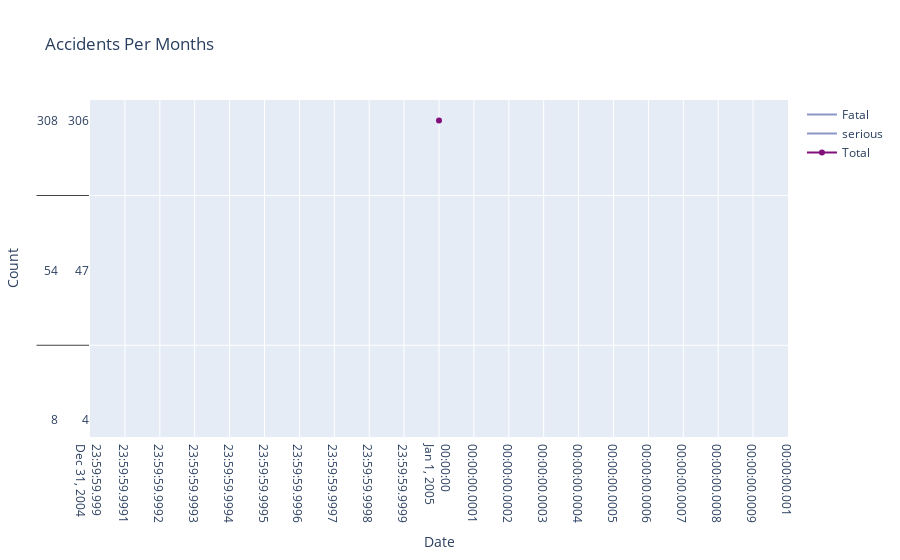

Here is the notebook cell this chart was saved with:
### Code cell
fig = go.Figure(data=[trace_1,trace_2, trace_3, trace_4], layout=layout)
fig.iplot(fig, filename='Accidents_Per_Months')

### Figure 1 — Plotly figure (JSON) as saved in the notebook; plotly's stock layout.template omitted (floating-point values rounded to 4 significant figures; data arrays with more than 128 entries replaced by an {"elided": "..."} marker saying what was removed)
{"data": [{"marker": {"color": "rgb(140,150,198)"}, "mode": "lines", "name": "Fatal", "type": "scatter", "x": {"elided": "6119 str values"}, "y": {"elided": "6119x1 int values"}}, {"marker": {"color": "rgb(140,150,198)"}, "mode": "lines", "name": "serious", "type": "scatter", "x": {"elided": "6209 str values"}, "y": {"elided": "6209x1 int values"}}, {"marker": {"color": "rgb(140,150,198)"}, "mode": "lines", "name": "Slight", "type": "scatter", "x": [], "y": []}, {"marker": {"color": "rgb(129,15,124)"}, "mode": "lines+markers", "name": "Total", "type": "scatter", "x": {"elided": "6209 str values"}, "y": {"elided": "6209x1 int values"}}], "layout": {"barmode": "overlay", "title": {"text": "Accidents Per Months"}, "xaxis": {"nticks": 48, "ticks": "", "title": {"text": "Date"}}, "yaxis": {"title": {"text": "Count"}}}}
